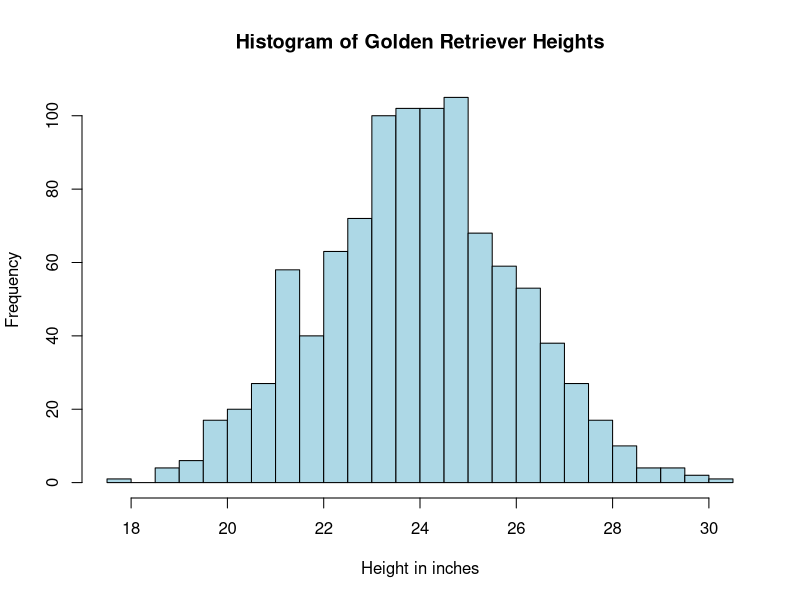
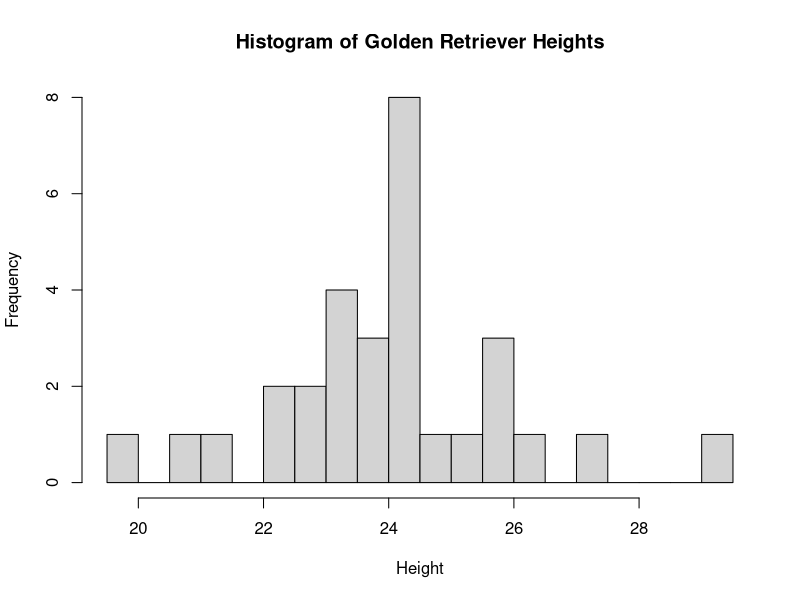
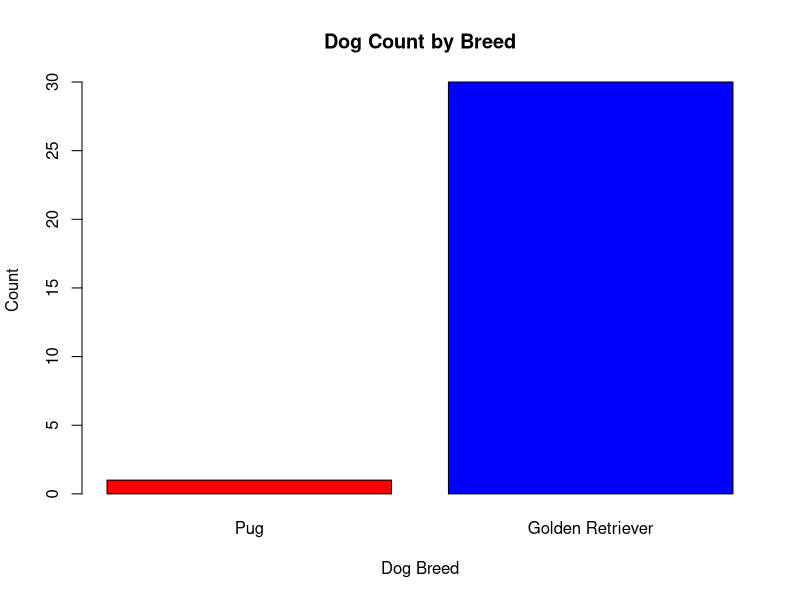
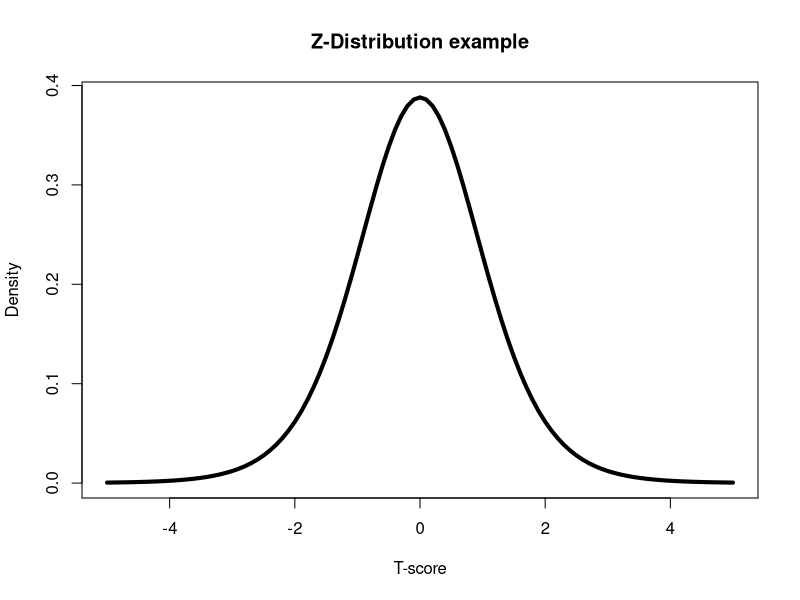
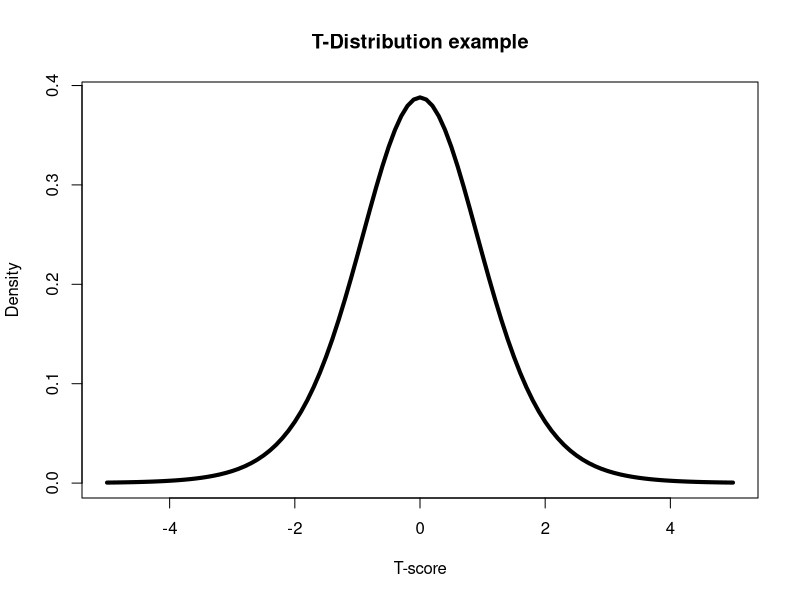
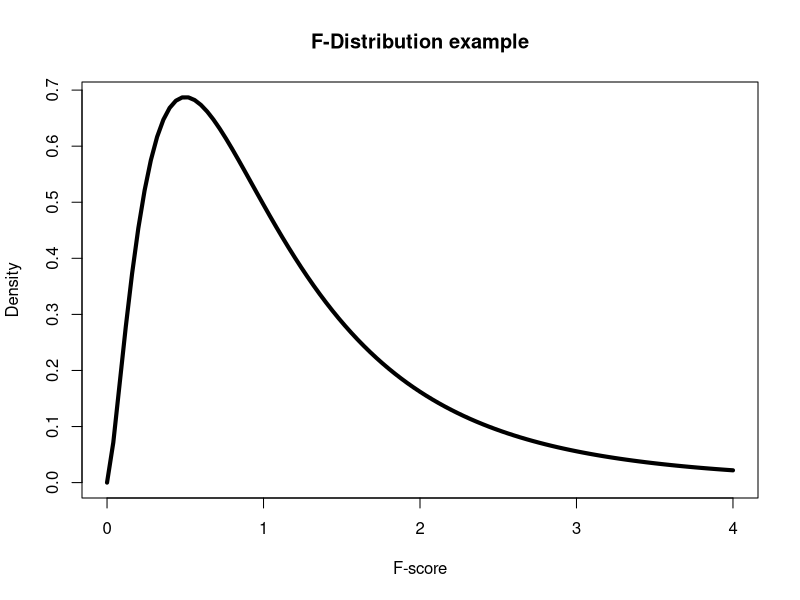
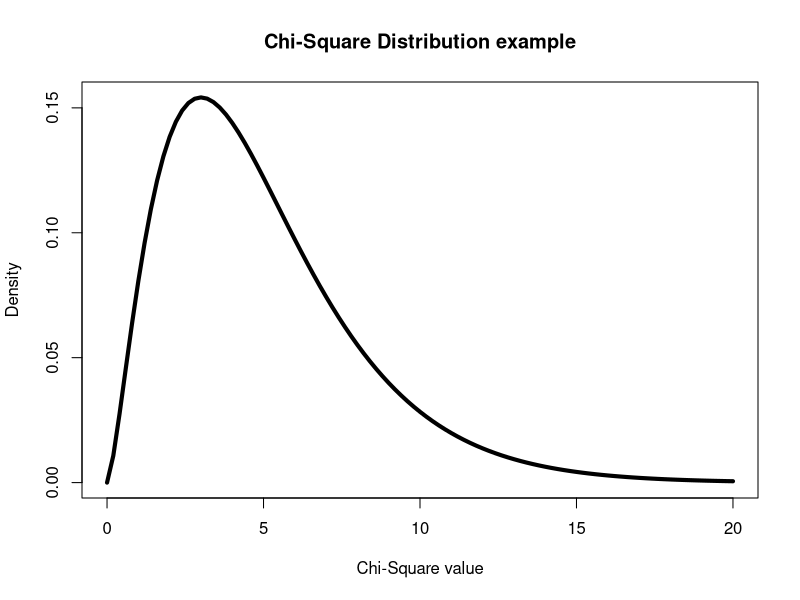
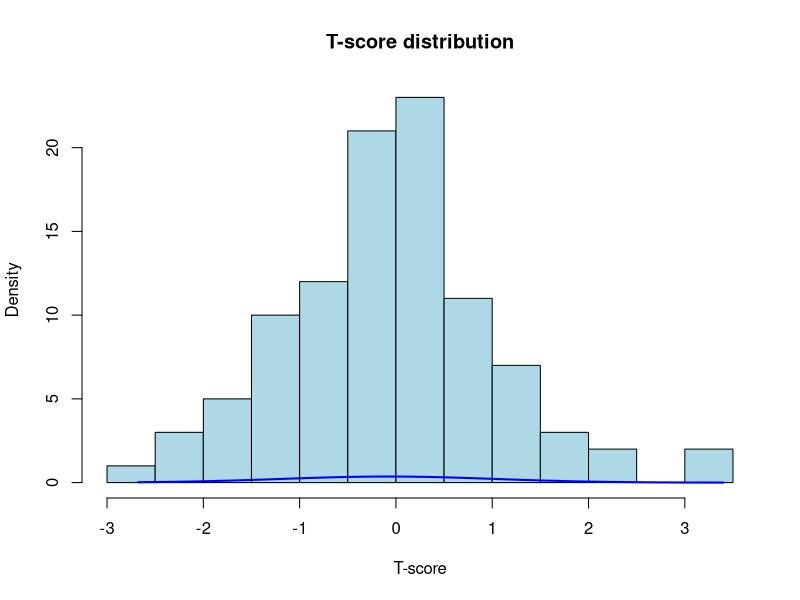

Write R code to recreate these figures, in order.
# Creating random samples for Learning Data Science website
install.packages("ggplot2")
install.packages("vcd")
library(ggplot2)
library(vcd)

version

############################## Histograms #####################################
###############################################################################

# Set the parameters for a demonstration to visualize distributions
sample_size <- 1000
mean_value <- 24
sd_value <- 2

# Generate a demo histogram
demohist <- rnorm(sample_size, mean = mean_value, sd = sd_value)


#histogram for golden retrievers
hist(demohist, breaks=30, main = "Histogram of Golden Retriever Heights", 
     col= "lightblue", xlab= "Height in inches", ylab = "Frequency")

# Set the parameters for the golden retriever distribution
sample_size <- 30
mean_value <- 24
sd_value <- 2

# Generate the random sample
golden <- rnorm(sample_size, mean = mean_value, sd = sd_value)

#histogram for golden retrievers
hist(golden, breaks=15, main = "Histogram of Golden Retriever Heights", xlab= "Height", ylab = "Frequency")



# Example data for dog counting in lesson 1. Why Data science
dog_types <- c("Pug", "Golden Retriever")
dog_counts <- c(1, 30)

# Create a vertical bar chart
barplot(dog_counts, names.arg = dog_types, col = c("red", "blue"), main = "Dog Count by Breed", xlab = "Dog Breed",
          ylab = "Count", width=0.1)

################################ Generating Stats Test Distributions ################################
##########################################################################################

### Generate data with a z-score distribution
# Define the degrees of freedom
df <- 9

# Create a plot of the Z-distribution
curve(dt(x, df), from = -5, to = 5, main = "Z-Distribution example", xlab = "T-score", ylab = "Density",
      lwd=4)

# Create a plot of the T-distribution
curve(dt(x, df), from = -5, to = 5, main = "T-Distribution example", xlab = "T-score", ylab = "Density",
      lwd=4)

### Create a smooth F-distribution
# Define the degrees of freedom
df1 <- 5
df2 <- 10
curve(df(x, df1, df2), from = 0, to = 4, main = "F-Distribution example", xlab = "F-score", ylab = "Density",
      lwd = 4)

### Generate data with a chi-square distribution
# Define the degrees of freedom
df <- 5

# Create a plot of the chi-square distribution
curve(dchisq(x, df), from = 0, to = 20, main = "Chi-Square Distribution example", xlab = "Chi-Square value",
      ylab = "Density", lwd= 4)


# Generate data with a t-distribution
tdist <- rt(100, df = 10)
hist(tdist, breaks = 10,  main="T-score distribution", xlab="T-score", ylab = "Density", col="lightblue" )
# Overlay a normal curve
x <- seq(min(tdist), max(tdist), length = 1000)
y <- dnorm(x, mean(tdist), sd(tdist))
lines(x, y, col = "blue", lwd = 2)

#T-test
# Set random seed for reproducibility
set.seed(123)

################################# Statistical Testing #############################
###################################################################################

### T-test - 2 groups
# Generate two sets of data with a significant difference
goldens <- rnorm(30, mean = 24, sd = 2)
pugs <- rnorm(35, mean = 11.5, sd = 1.5)
breeds <-c("Golden Retreivers", "Pugs")

# Perform a two-sample t-test
t_test_result <- t.test(goldens,pugs)

# Display the t-test result
print(t_test_result)

# box plot figure
boxplot(goldens, pugs, names = breeds, main="Dog breed heights", ylab="Height in inches", 
    xlab="Breed", col = c("gold", "lightblue"))

# Set up the plot
par(mfrow=c(1,1)) # Ensure a single plot
xlim_range <- range(c(goldens, pugs))
ylim_range <- c(0, max(density(goldens)$y, density(pugs)$y))

# Plot histogram for Golden Retrievers
hist(goldens, probability = TRUE, col = rgb(1, 0.84, 0, 0.5), # semi-transparent gold color
     xlim = xlim_range, ylim = ylim_range, 
     main = "Golden retreiver and pug histograms with Density Curves", 
     xlab = "Height in inches", ylab = "Density")

# Plot histogram for Pugs
hist(pugs, probability = TRUE, col = rgb(0.53, 0.81, 0.98, 0.5), # semi-transparent light blue color
     xlim = xlim_range, ylim = ylim_range, add = TRUE)

# Add density curves
lines(density(goldens), col = "darkgoldenrod3", lwd = 2)
lines(density(pugs), col = "dodgerblue3", lwd = 2)

# Add legend
legend("topright", legend = breeds, fill = c("gold", "lightblue"), 
       col = c("darkgoldenrod3", "dodgerblue3"), lwd = 2)




### ANOVA - 2+ groups
# Set random seed for reproducibility
set.seed(123)

# Generate data height data for three groups

goldens <- rnorm(30, mean = 24, sd = 2)
pugs <- rnorm(30, mean = 11.5, sd = 1.5)
saints <- rnorm(30, mean = 28, sd = 2)
breeds <-c("Golden Retreivers", "Pugs", "Saints")


# Combine the data into a data frame
data <- data.frame(
  value = c(goldens, pugs, saints),
  group = factor(rep(c("Golden Retreivers", "Pugs", "Saint Bernards"), each = 30))
)


# Set up the plot
par(mfrow=c(1,1)) # Ensure a single plot
xlim_range <- range(c(goldens, pugs, saints))
ylim_range <- c(0, max(max(density(goldens)$y, density(pugs)$y), density(saints)$y))

# Plot histogram for Golden Retrievers
hist(goldens, probability = TRUE, col = rgb(1, 0.84, 0, 0.5), # semi-transparent gold color
     xlim = xlim_range, ylim = ylim_range, 
     main = "Dog breed histograms with Density Curves", 
     xlab = "Height in inches", ylab = "Density")

# Plot histogram for Pugs
hist(pugs, probability = TRUE, col = rgb(0.53, 0.81, 0.98, 0.5), # semi-transparent light blue color
     xlim = xlim_range, ylim = ylim_range, add = TRUE)

# Plot histogram for Saints
hist(saints, probability = TRUE, col = rgb(0.8, 0.4, 0.6, 0.5), # semi-transparent purple color
     xlim = xlim_range, ylim = ylim_range, add = TRUE)

# Add density curves
lines(density(goldens), col = "darkgoldenrod3", lwd = 2)
lines(density(pugs), col = "dodgerblue3", lwd = 2)
lines(density(saints), col = "darkmagenta", lwd = 2)

# Add legend
legend("topright", legend = breeds, fill = c("gold", "lightblue", "orchid"), 
       col = c("darkgoldenrod3", "dodgerblue3", "darkmagenta"), lwd = 2)



# Perform ANOVA test
anova_result <- aov(value ~ group, data = data)
print(summary(anova_result))

# Perform Tukey HSD post hoc test
tukey_result <- TukeyHSD(anova_result)
print(tukey_result)



### Chi-square test
# Create a contingency table
chidemo <- matrix(c(52, 8, 12, 48, 18, 42), ncol = 3)
colnames(chidemo) <- c("Golden retrievers", "Pugs", "Saint Bernards")
rownames(chidemo) <- c("Catches frisbee", "Drops frisbee")

# Perform chi-square test
chi_square_result <- chisq.test(chidemo)

# Display the chi-square test result
print(chi_square_result)

#display the data in table form
chidemo

# Define custom colors for each group
custom_colors <- c("Golden Retrievers" = "gold", "Pugs" = "lightblue", "Saint Bernards" = "magenta")


options(repr.plot.width = 15) 

#create a mosaic plot
mosaic(chidemo, shade = TRUE, legend = FALSE, color = custom_colors,
       main = "Mosaic Plot of Frisbee Catch/Drop by Dog Breeds")






### Correlations and Regression


# Create a data frame with a single point
data <- data.frame(x = 3, y = 1)

# Create a scatter plot with a single point
ggplot(data, aes(x = x, y = y)) +
  geom_point(shape = 19, color = "blue", size=10) +
  labs(title = "Scatter Plot with a Single Point", x = "Water consumed in liters", y = "Saliva produced in liters") +
  theme_minimal()

# Set random seed for reproducibility
set.seed(123)

# Generate example data with averages
n <- 30
x <- rnorm(n, mean = 2, sd = 0.5)
y <- rnorm(n, mean = 1, sd = 0.3)

# Create a data frame with test scores for averages examples
test_scores <- c(85, 92, 78, 90, 88)
freq <- c(1)
average <- sum(test_scores) / length(test_scores)

# Create a dot plot for averages examples

ggplot(data = data.frame(test_scores), aes(x = test_scores)) +
  geom_dotplot(binwidth = 2, stackdir = "center", fill = "blue", color = "black") +
  geom_vline(xintercept = average, color = "red", linetype = "dashed", size = 1) +
  labs(title = "Dot Plot of Test Scores", x = "Test Scores") +
  annotate("text", x = average + 1, y = 0.5, label = paste("Average =", round(average, 1)), color = "red") +
  theme_minimal() +
  theme(axis.title.y = element_blank(),  # Remove y-axis title
        axis.text.y = element_blank(),   # Remove y-axis labels
        axis.ticks.y = element_blank())  # Remove y-axis ticks

# Create example datas et for median visualization
measurements <- c(19, 22, 20, 18, 23, 17, 21, 24, 25, 30,
                  27, 26, 29, 28, 22, 24, 20, 21, 23, 22,
                  21, 20, 23, 23, 18, 24, 19, 20, 23, 22)

# Calculate median
sorted_measurements <- sort(measurements)
median_value <- mean(sorted_measurements[15:16])

# Create a dot plot for medians
ggplot(data = data.frame(measurements), aes(x = measurements)) +
  geom_dotplot(binwidth = 1, stackdir = "center", fill = "blue", color = "black") +
  geom_segment(aes(x = median_value, xend = median_value, y = 0, yend = 1), color = "red", size = 1) +
  geom_text(aes(x = median_value + 0.5, y = 1.2, label = paste("Median =", round(median_value, 1))), color = "red") +
  labs(title = "Dot Plot with Median Calculation", x = "Measurements", y = "") +
  theme_minimal() +
  theme(axis.title.y = element_blank(),  # Remove y-axis title
        axis.text.y = element_blank(),   # Remove y-axis labels
        axis.ticks.y = element_blank())  # Remove y-axis ticks



# Generate example data with a linear relationship
x <- seq(1, 10, by = 1)
y <- 2 * x + rnorm(length(x), mean = 0, sd = 2)

# Create a scatter plot
ggplot(data = data.frame(x, y), aes(x = x, y = y)) +
  geom_point(shape = 19, color = "blue") +
  geom_smooth(method = "lm", formula = y ~ x, color = "red", se = FALSE) +
  labs(title = "Linear Relationship", x = "X", y = "Y") +
  theme_minimal()

# Generate example data with a non-linear correlation
x <- seq(1, 10, by = 0.5)
y <- 2 * x^2 + rnorm(length(x), mean = 0, sd = 3)

# Create a scatter plot
ggplot(data = data.frame(x, y), aes(x = x, y = y)) +
  geom_point(shape = 19, color = "blue") +
  geom_smooth(method = "lm", formula = y ~ poly(x, 2), color = "red", se = FALSE) +
  labs(title = "Non-Linear Correlation Example", x = "X", y = "Y") +
  theme_minimal()

# Set random seed for reproducibility
set.seed(123)

# Generate example data with a correlation of 0.8
n <- 30
water_consumption <- rnorm(n, mean = 2, sd = 0.5)
saliva_production <- 0.8 * water_consumption + rnorm(n, mean = 1, sd = 0.3)

# Calculate Pearson correlation coefficient for data with r=0.8
correlation <- cor(water_consumption, saliva_production)

# Calculate linear regression model
model <- lm(saliva_production ~ water_consumption)

# Create a scatter plot
ggplot(data = data.frame(water_consumption, saliva_production), aes(x = water_consumption, y = saliva_production)) +
  geom_point(shape = 19, color = "blue", size=5) +
  geom_smooth(method = "lm", color = "red", se = FALSE) +
  geom_text(aes(x = max(water_consumption), y = max(saliva_production), label = paste("y = ", round(coef(model)[1], 2), "x + ", round(coef(model)[2], 2))), 
            hjust = 1, vjust = -0.5, color = "darkgreen") +
  labs(title = "Water consumption vs Saliva Production", x = "Water Consumption", y = "Saliva Production") +
  theme_minimal()


# Print the calculated correlation coefficient
cat("Pearson correlation coefficient:", correlation)


### Statistics in the Real World

# Generate random bimodal data
bimodal_data <- c(rnorm(100, mean = 30, sd = 5), rnorm(100, mean = 70, sd = 10))

# Create a data frame for plotting
df <- data.frame(x = bimodal_data)

# Create a histogram to visualize the bimodal distribution
ggplot(data = df, aes(x = x)) +
  geom_histogram(binwidth = 5, fill = "lightblue", color = "black") +
  labs(title = "Income distribution", x = "Income in thousands", y = "Frequency") +
  theme_minimal()
